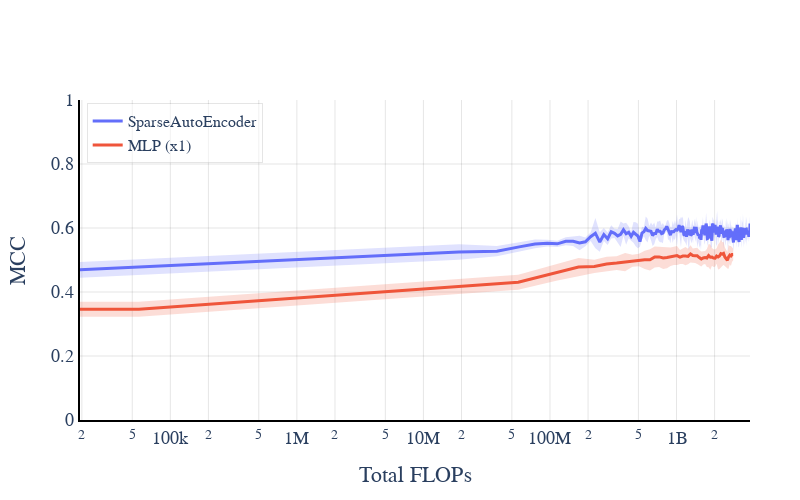

Notebook cell for this chart:
### Code cell
import json
import numpy as np
import plotly.graph_objects as go
from plotly.subplots import make_subplots
import plotly.colors as pc
import matplotlib.colors as mcolors

FIXED_D = False  # Set this to True or False based on your experiment
filename = 'fixed_D' if FIXED_D else 'learned_D'

# Load the JSON data
with open(f'results/{filename}_results.json', 'r') as f:
    data = json.load(f)

# Create subplots
fig = make_subplots(rows=1, cols=1, shared_xaxes=True)

# Generate a color palette
num_models = len(data['results'])
colors = pc.qualitative.Plotly[:num_models]

max_flops_per_model = []

for i, (model_name, model_results) in enumerate(data['results'].items()):
    all_flops = []
    all_mccs = []
    
    for run_results in model_results:
        total_flops = [log['total_flops'] for log in run_results]
        mcc = [log['mcc'] for log in run_results]
        
        # Add 0 FLOP-MCC point
        total_flops.insert(0, 0)
        mcc.insert(0, 0)  # Assuming MCC is 0 at the start
        
        all_flops.append(total_flops)
        all_mccs.append(mcc)
    
    # Calculate mean and standard deviation
    mean_flops = np.mean(all_flops, axis=0)
    mean_mccs = np.mean(all_mccs, axis=0)
    std_mccs = np.std(all_mccs, axis=0)
    
    # Store the maximum FLOP value for this model
    max_flops_per_model.append(np.max(mean_flops))
    
    final_mcc = mean_mccs[-1]
    
    # Prepare the model name for the legend
    if model_name.startswith('MLP_x'):
        display_name = f"MLP (x{model_name.split('x')[1]})"
    else:
        display_name = model_name
    
    # Add trace for each model
    fig.add_trace(
        go.Scatter(
            x=mean_flops,
            y=mean_mccs,
            mode='lines',
            name=f"{display_name}",
            line=dict(color=colors[i], width=3),
        )
    )
    
    # Convert hex to rgb
    color_rgb = mcolors.hex2color(colors[i])
    rgba_color = f'rgba({color_rgb[0]*255}, {color_rgb[1]*255}, {color_rgb[2]*255}, 0.2)'
    
    # Add error bands
    fig.add_trace(
        go.Scatter(
            x=np.concatenate([mean_flops, mean_flops[::-1]]),
            y=np.concatenate([mean_mccs + std_mccs, (mean_mccs - std_mccs)[::-1]]),
            fill='toself',
            fillcolor=rgba_color,
            line=dict(color='rgba(255,255,255,0)'),
            hoverinfo="skip",
            showlegend=False
        )
    )

# Calculate the minimum of the maximum FLOP values
x_max = min(max_flops_per_model)

# Update layout
fig.update_layout(
    xaxis_title='Total FLOPs',
    yaxis_title='MCC',
    font=dict(family="Palatino", size=18),
    legend=dict(
        x=0.01,
        y=0.99,
        bgcolor='rgba(255, 255, 255, 0.5)',
        bordercolor='rgba(0, 0, 0, 0.1)',
        borderwidth=1,
        font=dict(size=16)
    ),
    plot_bgcolor='white',
    hovermode='x unified',
    width=800,  # Narrower plot
    height=500,
    margin=dict(l=80, r=50, t=100, b=80)
)

# Update axes
fig.update_xaxes(
    showgrid=True,
    gridwidth=1,
    gridcolor='rgba(0, 0, 0, 0.1)',
    zeroline=False,
    showline=True,
    linewidth=2,
    linecolor='black',
    type='log',  # Use log scale for FLOPs
    title_standoff=20,
    #range=[0, np.log10(x_max)]  # Set x-axis range
)

fig.update_yaxes(
    showgrid=True,
    gridwidth=1,
    gridcolor='rgba(0, 0, 0, 0.1)',
    zeroline=False,
    showline=True,
    linewidth=2,
    linecolor='black',
    range=[0, 1],  # Adjust this range as needed
    title_standoff=20
)

# Save the plot as a PDF
# fig.write_image(f"results/figures/{filename}.pdf")

# Optionally, display the plot
fig.show()

print(f"Plot saved as results/figures/{filename}.pdf")

### Figure 1 — Plotly figure (JSON) as saved in the notebook; plotly's stock layout.template omitted (floating-point values rounded to 4 significant figures; data arrays with more than 128 entries replaced by an {"elided": "..."} marker saying what was removed)
{"data": [{"line": {"color": "#636EFA", "width": 3}, "mode": "lines", "name": "SparseAutoEncoder", "type": "scatter", "x": {"elided": "202 int values"}, "y": {"elided": "202 float values"}}, {"fill": "toself", "fillcolor": "rgba(99.0, 110.0, 250.0, 0.2)", "hoverinfo": "skip", "line": {"color": "rgba(255,255,255,0)"}, "showlegend": false, "type": "scatter", "x": {"elided": "404 int values"}, "y": {"elided": "404 float values"}}, {"line": {"color": "#EF553B", "width": 3}, "mode": "lines", "name": "MLP (x1)", "type": "scatter", "x": [0, 56408, 56120408, 112184408, 168248408, 224312408, 280376408, 336440408, 392504408, 448568408, 504632408, 560696408, 616760408, 672824408, 728888408, 784952408, 841016408, 897080408, 953144408, 1009208408, 1065272408, 1121336408, 1177400408, 1233464408, 1289528408, 1345592408, 1401656408, 1457720408, 1513784408, 1569848408, 1625912408, 1681976408, 1738040408, 1794104408, 1850168408, 1906232408, 1962296408, 2018360408, 2074424408, 2130488408, 2186552408, 2242616408, 2298680408, 2354744408, 2410808408, 2466872408, 2522936408, 2579000408, 2635064408, 2691128408, 2747192408, 2803200344], "y": [0, 0.346, 0.4307, 0.4619, 0.4778, 0.4799, 0.4877, 0.4903, 0.4935, 0.4975, 0.5002, 0.5004, 0.5005, 0.5093, 0.5097, 0.5066, 0.5079, 0.5102, 0.5128, 0.5138, 0.5093, 0.5124, 0.5122, 0.5112, 0.519, 0.514, 0.5135, 0.5132, 0.5077, 0.5031, 0.5065, 0.5078, 0.5064, 0.5139, 0.5087, 0.5095, 0.5059, 0.5056, 0.5124, 0.5096, 0.5126, 0.52, 0.5183, 0.5206, 0.5096, 0.5043, 0.4992, 0.5098, 0.5152, 0.5125, 0.5172, 0.5174]}, {"fill": "toself", "fillcolor": "rgba(239.0, 85.0, 59.0, 0.2)", "hoverinfo": "skip", "line": {"color": "rgba(255,255,255,0)"}, "showlegend": false, "type": "scatter", "x": [0, 56408, 56120408, 112184408, 168248408, 224312408, 280376408, 336440408, 392504408, 448568408, 504632408, 560696408, 616760408, 672824408, 728888408, 784952408, 841016408, 897080408, 953144408, 1009208408, 1065272408, 1121336408, 1177400408, 1233464408, 1289528408, 1345592408, 1401656408, 1457720408, 1513784408, 1569848408, 1625912408, 1681976408, 1738040408, 1794104408, 1850168408, 1906232408, 1962296408, 2018360408, 2074424408, 2130488408, 2186552408, 2242616408, 2298680408, 2354744408, 2410808408, 2466872408, 2522936408, 2579000408, 2635064408, 2691128408, 2747192408, 2803200344, 2803200344, 2747192408, 2691128408, 2635064408, 2579000408, 2522936408, 2466872408, 2410808408, 2354744408, 2298680408, 2242616408, 2186552408, 2130488408, 2074424408, 2018360408, 1962296408, 1906232408, 1850168408, 1794104408, 1738040408, 1681976408, 1625912408, 1569848408, 1513784408, 1457720408, 1401656408, 1345592408, 1289528408, 1233464408, 1177400408, 1121336408, 1065272408, 1009208408, 953144408, 897080408, 841016408, 784952408, 728888408, 672824408, 616760408, 560696408, 504632408, 448568408, 392504408, 336440408, 280376408, 224312408, 168248408, 112184408, 56120408, 56408, 0], "y": [0, 0.3693, 0.4542, 0.4884, 0.5063, 0.5007, 0.5099, 0.5117, 0.5222, 0.5164, 0.5197, 0.5289, 0.5338, 0.542, 0.5414, 0.5417, 0.5418, 0.5392, 0.5413, 0.5434, 0.531, 0.5372, 0.5406, 0.5355, 0.5458, 0.536, 0.5365, 0.5386, 0.5313, 0.5266, 0.527, 0.5281, 0.5346, 0.5503, 0.5481, 0.5373, 0.5335, 0.5326, 0.5366, 0.5487, 0.5536, 0.5649, 0.5556, 0.5571, 0.5394, 0.5309, 0.5253, 0.5469, 0.5435, 0.5439, 0.5401, 0.536, 0.4987, 0.4944, 0.4812, 0.4869, 0.4726, 0.4732, 0.4776, 0.4799, 0.4842, 0.481, 0.4751, 0.4717, 0.4706, 0.4882, 0.4785, 0.4783, 0.4816, 0.4693, 0.4774, 0.4782, 0.4876, 0.4859, 0.4796, 0.4842, 0.4877, 0.4905, 0.492, 0.4923, 0.4869, 0.4838, 0.4877, 0.4875, 0.4842, 0.4843, 0.4812, 0.4739, 0.4715, 0.478, 0.4767, 0.4673, 0.472, 0.4807, 0.4786, 0.4648, 0.4689, 0.4655, 0.4591, 0.4493, 0.4354, 0.4072, 0.3227, 0]}], "layout": {"font": {"family": "Palatino", "size": 18}, "height": 500, "hovermode": "x unified", "legend": {"bgcolor": "rgba(255, 255, 255, 0.5)", "bordercolor": "rgba(0, 0, 0, 0.1)", "borderwidth": 1, "font": {"size": 16}, "x": 0.01, "y": 0.99}, "margin": {"b": 80, "l": 80, "r": 50, "t": 100}, "plot_bgcolor": "white", "width": 800, "xaxis": {"anchor": "y", "domain": [0, 1], "gridcolor": "rgba(0, 0, 0, 0.1)", "gridwidth": 1, "linecolor": "black", "linewidth": 2, "showgrid": true, "showline": true, "title": {"standoff": 20, "text": "Total FLOPs"}, "type": "log", "zeroline": false}, "yaxis": {"anchor": "x", "domain": [0, 1], "gridcolor": "rgba(0, 0, 0, 0.1)", "gridwidth": 1, "linecolor": "black", "linewidth": 2, "range": [0, 1], "showgrid": true, "showline": true, "title": {"standoff": 20, "text": "MCC"}, "zeroline": false}}}
